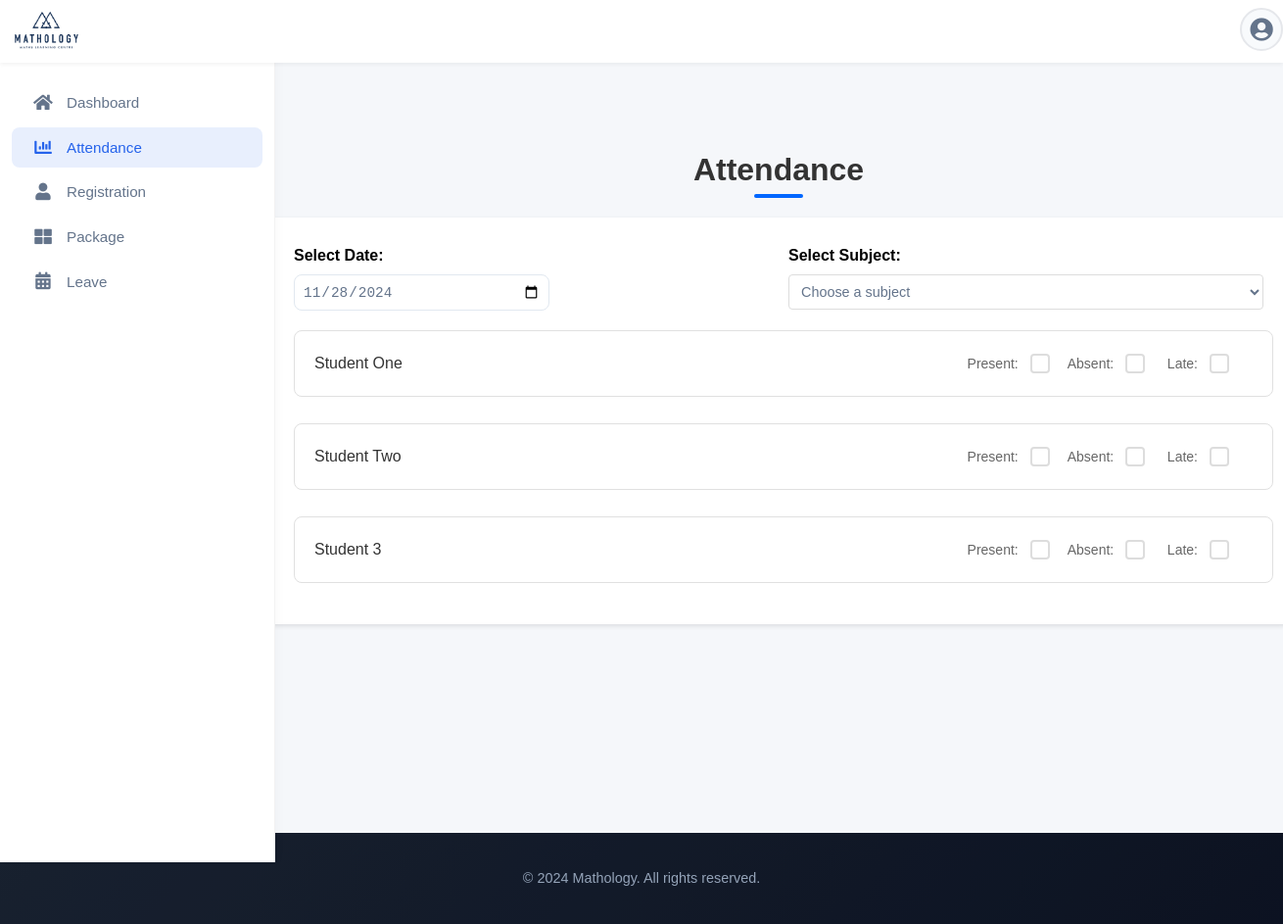
Page /staff/staff-attendance.php (signed in) on the committed database.
### tables this page shows
CREATE TABLE `students` (
  `student_id` int(11) NOT NULL,
  `parent_id` int(11) DEFAULT NULL,
  `student_name` varchar(100) NOT NULL,
  `class` varchar(50) DEFAULT NULL,
  `package_id` int(11) DEFAULT NULL,
  `total_fees` decimal(10,2) DEFAULT NULL,
  `fees_paid` decimal(10,2) DEFAULT NULL,
  `created_at` timestamp NOT NULL DEFAULT current_timestamp()
);

### staff/includes/fetch-attendance-data-process.php (called while the page is built)
<?php
require_once dirname(dirname(__DIR__)) . "/config/connect.php";
$selectedDate = isset($_GET['date']) ? $_GET['date'] : date("Y-m-d");
$selectedSubject = isset($_GET['subject']) ? $_GET['subject'] : null;
$studentsWithAttendance = array();
if ($selectedSubject) {
    $query = "SELECT s.student_id, s.student_name,
              COALESCE(a.status, '') as attendance_status
              FROM students s
              LEFT JOIN attendance a ON s.student_id = a.student_id
              AND a.date = ? AND a.subject_id = ?";
    if ($stmt = $conn->prepare($query)) {
        $stmt->bind_param("si", $selectedDate, $selectedSubject);
        $stmt->execute();
        $result = $stmt->get_result();
        while ($row = $result->fetch_assoc()) {
            $studentsWithAttendance[] = array(
                'student_id' => $row['student_id'],
                'student_name' => $row['student_name'],
                'attendance_status' => $row['attendance_status']
            );
        }
        $stmt->close();
    }
} else {
    $query = "SELECT student_id, student_name FROM students";
    $result = $conn->query($query);
    if ($result) {
        while ($row = $result->fetch_assoc()) {
            $studentsWithAttendance[] = array(
                'student_id' => $row['student_id'],
                'student_name' => $row['student_name'],
                'attendance_status' => ''
            );
        }
    }
}
?>

### staff/staff-attendance.php (the view, shortened to what this page needs)
<?php
require_once "../config/connect.php";
include "../includes/header.php";
require_once "../includes/sidebar.php";
require_once "includes/fetch-attendance-data-process.php";
?>
<head>
    <link rel="stylesheet" href="../assets/css/staff.css">
    <link rel="stylesheet" href="../assets/css/styles.css">
</head>
<body>
    <div class="dashboard-layout">
        <div class="main-content">
            <h1>Attendance</h1>
            <div class="attendance-page-container">
                <div class="selectors-container">
                    <div class="attendance-date">
                        <label for="date-select">Select Date: </label>
                        <input
                            type="date"
                            id="date-select"
                            value="<?php echo $selectedDate; ?>"
                            max="<?php echo date('Y-m-d'); ?>"
                            onchange="updateAttendanceDate(this.value)">
                    </div>
                    <div class="subject-selector">
                        <label for="subject-select">Select Subject: </label>
                        <select name="subject_select" id="subject-select" required onchange="updateSubject(this.value)">
                            <option value="">Choose a subject</option>
                        </select>
                    </div>
                </div>
                <?php if (!empty($studentsWithAttendance)): ?>
                    <div class="attendance-container-list">
                        <?php foreach ($studentsWithAttendance as $student): ?>
                            <div class="attendance-record">
                                <div class="student-name"><?php echo htmlspecialchars($student['student_name']); ?></div>
                                <div class="attendance-status">
                                    <label>
                                        Present:
                                        <input
                                            type="checkbox"
                                            id="present_<?php echo $student['student_id']; ?>"
                                            <?php echo ($student['attendance_status'] == 'present') ? 'checked' : ''; ?>
                                            onclick="toggleAttendance(<?php echo $student['student_id']; ?>, 'present')" />
                                    </label>
                                    <label>
                                        Absent:
                                        <input
                                            type="checkbox"
                                            id="absent_<?php echo $student['student_id']; ?>"
                                            <?php echo ($student['attendance_status'] == 'absent') ? 'checked' : ''; ?>
                                            onclick="toggleAttendance(<?php echo $student['student_id']; ?>, 'absent')" />
                                    </label>
                                    <label>
                                        Late:
                                        <input
                                            type="checkbox"
                                            id="late_<?php echo $student['student_id']; ?>"
                                            <?php echo ($student['attendance_status'] == 'late') ? 'checked' : ''; ?>
                                            onclick="toggleAttendance(<?php echo $student['student_id']; ?>, 'late')" />
                                    </label>
                                </div>
                            </div>
                        <?php endforeach; ?>
                    </div>
                <?php else: ?>
                    <p>No attendance records available for this date.</p>
                <?php endif; ?>
            </div>
        </div>
    </div>
</body>
<?php
include "../includes/footer.php";
?>

### assets/css/styles.css (style rules this page uses)
html, body { height: 100%; margin: 0; padding: 0; }
body { font-family: Arial, sans-serif; background-color: #ffffff; display: flex; flex-direction: column; min-height: 100vh; }
.main-content { flex: 1; padding: 20px; display: flex; flex-direction: column; position: relative; padding-bottom: 80px; display: flex; flex-direction: column; align-items: center; margin-left: 280px; margin-top: 50px; padding-top: 120px; transition: margin-left 0.3s cubic-bezier(0.4, 0, 0.2, 1); }
.main-content { margin-left: 280px; padding: 20px; transition: margin-left 0.3s cubic-bezier(0.4, 0, 0.2, 1); padding-top: 84px; }

### assets/css/staff.css (style rules this page uses)
.dashboard-layout { background-color: #f5f7fa; min-height: 100vh; }
.main-content h1 { color: #2c3e50; margin-bottom: 2rem; font-size: 2rem; font-weight: 600; }
.attendance-record { background: white; border-radius: 10px; padding: 1rem; margin-bottom: 0.75rem; border: 1px solid #e1e8f0; transition: all 0.2s ease; }
.student-name { color: #2c3e50; font-weight: 500; }
.attendance-status { display: flex; gap: 1.5rem; align-items: center; }
.attendance-status label { display: flex; align-items: center; gap: 0.5rem; color: #64748b; font-size: 0.9rem; }
.subject-selector select { padding: 0.5rem; border: 1px solid #e1e8f0; border-radius: 8px; font-size: 0.9rem; color: #64748b; width:80%; }
.attendance-date input[type="date"], .subject-selector select { width: 100%; padding: 8px; margin: 5px 0; border: 1px solid #ddd; border-radius: 4px; background-color:#fff; }
.attendance-date label, .subject-selector label { display: block; margin-bottom: 5px; font-weight: 700; }
.selectors-container { display: flex; gap: 20px; align-items: flex-start; width:100%; margin-bottom: 10px; }
.attendance-date, .subject-selector { flex: 1; }
input[type="checkbox"] { appearance: none; -webkit-appearance: none; width: 18px; height: 18px; border: 2px solid #cbd5e1; border-radius: 4px; cursor: pointer; position: relative; transition: all 0.2s ease; }
#date-select { padding: 0.5rem; border: 1px solid #e1e8f0; border-radius: 8px; font-size: 0.9rem; color: #64748b; width: 50%; }
.attendance-page-container { max-width: 100%; padding: 30px; background-color: #fff; border-radius: 10px; box-shadow: 0 2px 5px rgba(0, 0, 0, 0.1); }
.main-content h1 { text-align: center; color: #333; margin-bottom: 30px; position: relative; }
.main-content h1:after { content: ''; position: absolute; bottom: -10px; left: 50%; transform: translateX(-50%); width: 50px; height: 4px; background-color: #0066ff; border-radius: 2px; }
.attendance-container-list { width:1000px; display: flex; flex-direction: column; gap: 15px; max-height: 60vh; height:auto; gap: 10px; overflow-y: auto; }
.attendance-record { margin-top:5px; max-width:100%; background: #fff; border: 1px solid #e0e0e0; border-radius: 8px; padding: 20px; display: flex; justify-content: space-between; align-items: center; transition: all 0.3s ease; }
.attendance-record .student-name { flex: 1; font-weight: 500; color: #333; }
.attendance-record .attendance-status { display: grid; grid-template-columns: repeat(3, 1fr); gap: 15px; }
.attendance-status label { display: flex; align-items: center; gap: 8px; color: #666; font-size: 14px; cursor: pointer; }
.attendance-status input[type="checkbox"] { appearance: none; -webkit-appearance: none; width: 20px; height: 20px; border: 2px solid #ddd; border-radius: 4px; cursor: pointer; position: relative; transition: all 0.2s ease; }
.student-name { font-weight: 500; color: #333; }

### rows in the picture
students: student_name "Student One"
students: student_name "Student Two"
students: student_name "Student 3"

### other values in the picture
$item['text'] "Dashboard"
$item['text'] "Attendance"
$item['text'] "Registration"
$item['text'] "Package"
$item['text'] "Leave"
